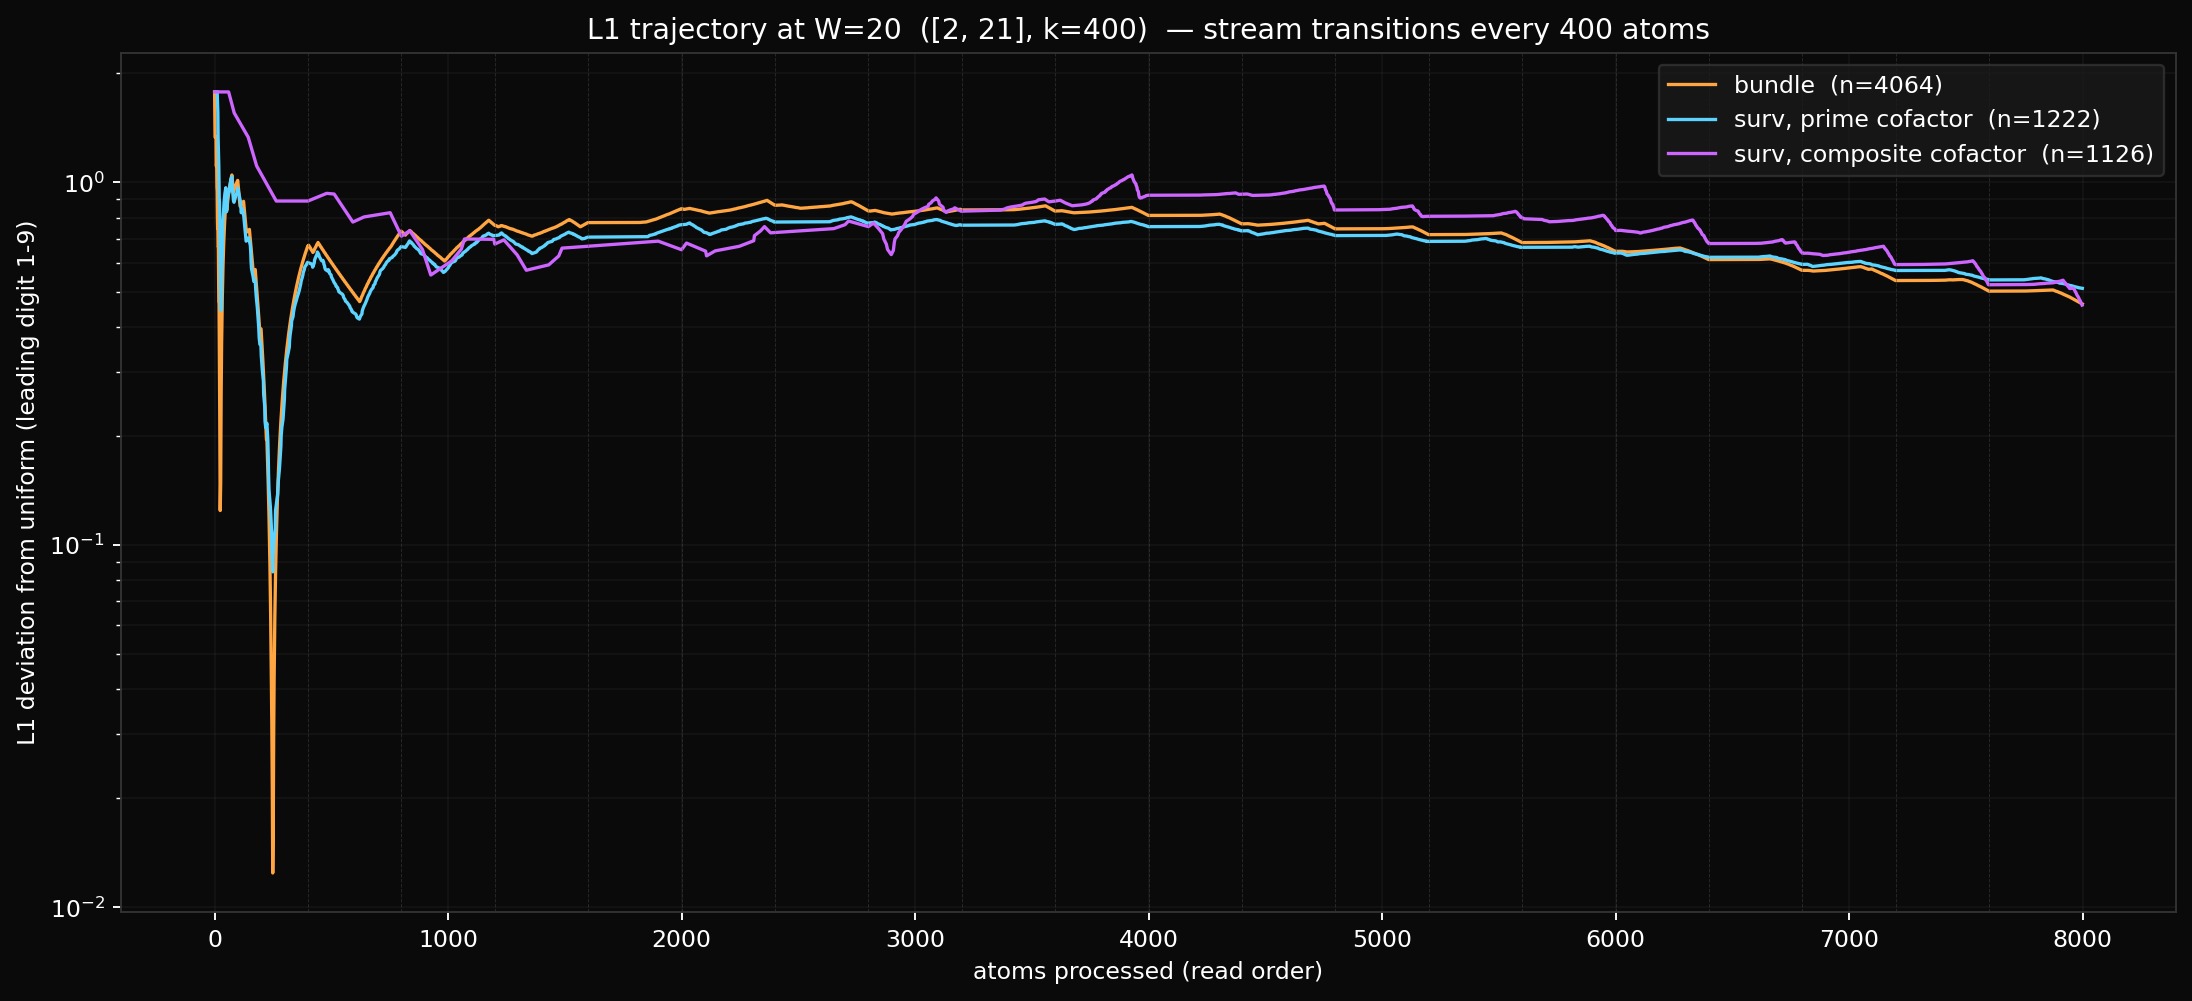

Write the Python code that produced this figure.
"""
EXP03 — wider window test (W=20 at n_0=2, K=400).

Bet: bracketing compresses but stays 2-way; residual decay rate
per stream-segment stays around 0.6; some fracturing at high-d
streams plausible.

Computes for both W=9 (the canonical Two Tongues panel) and W=20:
  - asymptotic L1 levels for bundle, prime-cofactor, composite-cofactor
  - prime-cofactor fractions
  - per-source-d primality table
  - RMS residual decay per stream segment
  - L1 trajectory comparison plot
"""

import numpy as np
import matplotlib.pyplot as plt
from sympy import isprime


def n_primes_vec(n, k):
    blocks = (k + n - 2) // (n - 1)
    m = np.arange(1, blocks * n + 1, dtype=np.int64)
    m_valid = m[m % n != 0]
    return (n * m_valid[:k]).astype(np.int64)


def build_panel(n_0, W, k):
    n_1 = n_0 + W - 1
    parts = [(n, n_primes_vec(n, k))
             for n in range(n_0, n_1 + 1)]
    all_atoms = np.concatenate([arr for _, arr in parts])
    stream_tag = np.concatenate([np.full_like(arr, n)
                                  for n, arr in parts])
    n_atoms = all_atoms.size

    unique_vals, first_idx, counts = np.unique(
        all_atoms, return_index=True, return_counts=True)
    surv_mask = counts == 1
    S = unique_vals[surv_mask]
    sources_S = stream_tag[first_idx[surv_mask]]
    m_S = S // sources_S
    prime_m = np.array([isprime(int(m)) for m in m_S])

    return {
        'n_0': n_0, 'n_1': n_1, 'W': W, 'k': k,
        'all_atoms': all_atoms, 'stream_tag': stream_tag,
        'n_atoms': n_atoms,
        'unique_vals': unique_vals, 'first_idx': first_idx,
        'counts': counts, 'surv_mask': surv_mask,
        'S': S, 'sources_S': sources_S,
        'm_S': m_S, 'prime_m': prime_m,
    }


def running_l1_for_membership(panel, in_set):
    all_atoms = panel['all_atoms']
    n_atoms = panel['n_atoms']
    seen = set()
    counts_arr = np.zeros(9, dtype=np.int64)
    out_l1, out_idx = [], []
    u9 = np.full(9, 1.0 / 9)
    for i in range(n_atoms):
        c = int(all_atoms[i])
        if c in seen:
            continue
        seen.add(c)
        if c not in in_set:
            continue
        log_floor = int(np.floor(np.log10(c)))
        leading = c // 10**log_floor
        counts_arr[leading - 1] += 1
        tot = counts_arr.sum()
        p = counts_arr / tot
        out_l1.append(np.abs(p - u9).sum())
        out_idx.append(i)
    return np.array(out_idx), np.array(out_l1)


def analyze(panel):
    S = panel['S']
    prime_m = panel['prime_m']
    sources_S = panel['sources_S']
    unique_vals = panel['unique_vals']

    bundle_set = set(int(c) for c in unique_vals)
    pm_set = set(int(c) for c, pm in zip(S, prime_m) if pm)
    cm_set = set(int(c) for c, pm in zip(S, prime_m) if not pm)

    idx_b, l1_b = running_l1_for_membership(panel, bundle_set)
    idx_pm, l1_pm = running_l1_for_membership(panel, pm_set)
    idx_cm, l1_cm = running_l1_for_membership(panel, cm_set)

    # Step-interpolate to common grid for residuals.
    grid = np.arange(panel['n_atoms'])

    def step_interp(idx, vals, x):
        positions = np.searchsorted(idx, x, side='right') - 1
        out = np.full(len(x), np.nan)
        valid = positions >= 0
        out[valid] = vals[positions[valid]]
        return out

    L1_b = step_interp(idx_b, l1_b, grid)
    L1_pm = step_interp(idx_pm, l1_pm, grid)
    L1_cm = step_interp(idx_cm, l1_cm, grid)

    return {
        'idx_b': idx_b, 'l1_b': l1_b,
        'idx_pm': idx_pm, 'l1_pm': l1_pm,
        'idx_cm': idx_cm, 'l1_cm': l1_cm,
        'L1_b': L1_b, 'L1_pm': L1_pm, 'L1_cm': L1_cm,
        'asym_b': float(l1_b[-1]),
        'asym_pm': float(l1_pm[-1]),
        'asym_cm': float(l1_cm[-1]),
        'pm_set': pm_set, 'cm_set': cm_set,
    }


# Build both panels
print("Building panels...")
P9 = build_panel(2, 9, 400)
P20 = build_panel(2, 20, 400)
print(f"W=9:  n_atoms={P9['n_atoms']}, "
      f"|unique|={len(P9['unique_vals'])}, "
      f"|S|={len(P9['S'])} ({100 * len(P9['S']) / len(P9['unique_vals']):.1f}%)")
print(f"W=20: n_atoms={P20['n_atoms']}, "
      f"|unique|={len(P20['unique_vals'])}, "
      f"|S|={len(P20['S'])} ({100 * len(P20['S']) / len(P20['unique_vals']):.1f}%)")
print()

print("Analysing...")
A9 = analyze(P9)
A20 = analyze(P20)

# Comparison numbers.
def report(P, A, label):
    pm_count = int(P['prime_m'].sum())
    total = len(P['S'])
    print(f"{label}:")
    print(f"  prime-cofactor fraction:   {pm_count / total:.3f}  "
          f"({pm_count}/{total})")
    print(f"  asymptotes (L1):  bundle {A['asym_b']:.4f}, "
          f"prime-m {A['asym_pm']:.4f}, comp-m {A['asym_cm']:.4f}")
    print(f"  bracketing gap:   prime→bundle {A['asym_b'] - A['asym_pm']:+.4f}, "
          f"bundle→comp {A['asym_cm'] - A['asym_b']:+.4f}, "
          f"total {A['asym_cm'] - A['asym_pm']:+.4f}")


report(P9, A9, "W=9")
report(P20, A20, "W=20")
print()

# Per-source d primality fraction at W=20.
print("Per source d at W=20: prime-cofactor fraction")
print(f"{'d':>3} {'|S_d|':>6} {'prime m':>8} {'frac':>6}")
for d in range(P20['n_0'], P20['n_1'] + 1):
    md = P20['sources_S'] == d
    nd = int(md.sum())
    if nd == 0:
        continue
    pm = int(P20['prime_m'][md].sum())
    print(f"{d:>3} {nd:>6} {pm:>8} {pm / nd:>6.3f}")
print()

# RMS residual per stream segment, both W's.
def per_stream_rms(P, A):
    grid = np.arange(P['n_atoms'])
    res_b = A['L1_b'] - A['asym_b']
    res_pm = A['L1_pm'] - A['asym_pm']
    res_cm = A['L1_cm'] - A['asym_cm']
    rows = []
    for n_s in range(P['n_0'], P['n_1'] + 1):
        lo = (n_s - P['n_0']) * P['k']
        hi = lo + P['k']
        seg = (grid >= lo) & (grid < hi)
        rb = float(np.sqrt(np.nanmean(res_b[seg] ** 2)))
        rp = float(np.sqrt(np.nanmean(res_pm[seg] ** 2)))
        rc = float(np.sqrt(np.nanmean(res_cm[seg] ** 2)))
        rows.append((n_s, lo, hi, rb, rp, rc))
    return rows


rms9 = per_stream_rms(P9, A9)
rms20 = per_stream_rms(P20, A20)

print("RMS |residual| per stream segment — W=9:")
print(f"{'stream':>10} {'bundle':>10} {'prime-m':>10} {'comp-m':>10}")
for n_s, lo, hi, rb, rp, rc in rms9:
    print(f"   n={n_s:<3d}    {rb:>10.4f} {rp:>10.4f} {rc:>10.4f}")
print()

print("RMS |residual| per stream segment — W=20:")
print(f"{'stream':>10} {'bundle':>10} {'prime-m':>10} {'comp-m':>10}")
for n_s, lo, hi, rb, rp, rc in rms20:
    print(f"   n={n_s:<3d}    {rb:>10.4f} {rp:>10.4f} {rc:>10.4f}")
print()

# --- Plot: L1 trajectory at W=20 ---
fig, ax = plt.subplots(figsize=(13, 6))
fig.patch.set_facecolor('#0a0a0a')
ax.set_facecolor('#0a0a0a')
ax.plot(A20['idx_b'], A20['l1_b'], color='#ffa642',
        linewidth=1.4, label=f"bundle  (n={len(A20['idx_b'])})")
ax.plot(A20['idx_pm'], A20['l1_pm'], color='#5cd4ff',
        linewidth=1.4,
        label=f"surv, prime cofactor  (n={len(A20['idx_pm'])})")
ax.plot(A20['idx_cm'], A20['l1_cm'], color='#cc66ff',
        linewidth=1.4,
        label=f"surv, composite cofactor  (n={len(A20['idx_cm'])})")
for slot in range(400, P20['n_atoms'], 400):
    ax.axvline(slot, color='#444', linestyle='--',
               linewidth=0.4, alpha=0.5)
ax.set_yscale('log')
ax.set_xlabel('atoms processed (read order)', color='white')
ax.set_ylabel('L1 deviation from uniform (leading digit 1-9)',
              color='white')
ax.set_title(
    f"L1 trajectory at W=20  ([2, 21], k=400)  "
    f"— stream transitions every 400 atoms",
    color='white')
ax.tick_params(colors='white', which='both')
for spine in ax.spines.values():
    spine.set_color('#333')
ax.legend(loc='upper right', facecolor='#1a1a1a',
          edgecolor='#333', labelcolor='white', fontsize=10)
ax.grid(alpha=0.15, color='#444', which='both')
plt.tight_layout()
plt.savefig('primality_W20.png', dpi=170, facecolor='#0a0a0a',
            bbox_inches='tight')
print("-> primality_W20.png")

# --- Comparison plot: residual decay envelope per stream segment ---
fig, ax = plt.subplots(figsize=(13, 6))
fig.patch.set_facecolor('#0a0a0a')
ax.set_facecolor('#0a0a0a')

s9 = [r[0] for r in rms9]
b9 = [r[3] for r in rms9]
p9 = [r[4] for r in rms9]
c9 = [r[5] for r in rms9]

s20 = [r[0] for r in rms20]
b20 = [r[3] for r in rms20]
p20 = [r[4] for r in rms20]
c20 = [r[5] for r in rms20]

ax.semilogy(s9, b9, 'o-', color='#ffa642', linewidth=1.5,
            markersize=7, label='W=9 bundle')
ax.semilogy(s9, p9, 's-', color='#5cd4ff', linewidth=1.5,
            markersize=7, label='W=9 prime-m')
ax.semilogy(s9, c9, 'D-', color='#cc66ff', linewidth=1.5,
            markersize=7, label='W=9 comp-m')

ax.semilogy(s20, b20, 'o--', color='#ffa642', linewidth=1.0,
            markersize=5, alpha=0.55, label='W=20 bundle')
ax.semilogy(s20, p20, 's--', color='#5cd4ff', linewidth=1.0,
            markersize=5, alpha=0.55, label='W=20 prime-m')
ax.semilogy(s20, c20, 'D--', color='#cc66ff', linewidth=1.0,
            markersize=5, alpha=0.55, label='W=20 comp-m')

ax.set_xlabel('stream segment n', color='white', fontsize=11)
ax.set_ylabel('RMS |residual|  (log y)', color='white', fontsize=11)
ax.set_title(
    'Residual decay per stream segment — W=9 vs W=20',
    color='white', fontsize=12)
ax.tick_params(colors='white', which='both')
for spine in ax.spines.values():
    spine.set_color('#333')
ax.legend(loc='upper right', facecolor='#1a1a1a',
          edgecolor='#333', labelcolor='white', fontsize=9, ncol=2)
ax.grid(alpha=0.15, color='#444', which='both')
plt.tight_layout()
plt.savefig('primality_W9_vs_W20_residuals.png', dpi=170,
            facecolor='#0a0a0a', bbox_inches='tight')
print("-> primality_W9_vs_W20_residuals.png")
